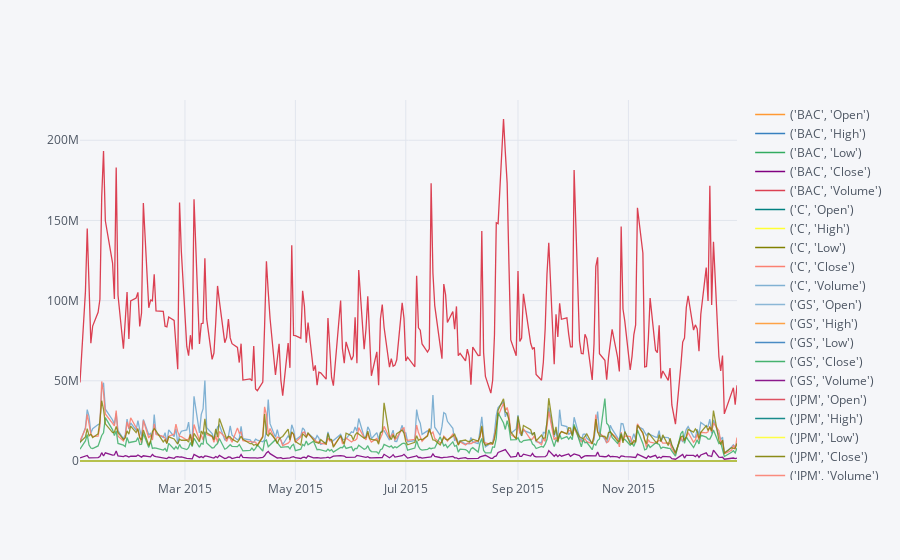

This figure's notebook cell:
### Markdown cell above
** Use .iplot(kind='candle) to create a candle plot of Bank of America's stock from Jan 1st 2015 to Jan 1st 2016.**

### Code cell
bank_stocks[((bank_stocks.index.year==2016) & (bank_stocks.index.month==1 ))|(bank_stocks.index.year==2015)].iplot()

### Figure 1 — Plotly figure (JSON) as saved in the notebook; plotly's stock layout.template omitted (floating-point values rounded to 4 significant figures; data arrays with more than 128 entries replaced by an {"elided": "..."} marker saying what was removed)
{"data": [{"line": {"color": "rgba(255, 153, 51, 1.0)", "dash": "solid", "shape": "linear", "width": 1.3}, "mode": "lines", "name": "('BAC', 'Open')", "text": "", "type": "scatter", "x": {"elided": "252 str values"}, "y": {"elided": "252 float values"}}, {"line": {"color": "rgba(55, 128, 191, 1.0)", "dash": "solid", "shape": "linear", "width": 1.3}, "mode": "lines", "name": "('BAC', 'High')", "text": "", "type": "scatter", "x": {"elided": "252 str values"}, "y": {"elided": "252 float values"}}, {"line": {"color": "rgba(50, 171, 96, 1.0)", "dash": "solid", "shape": "linear", "width": 1.3}, "mode": "lines", "name": "('BAC', 'Low')", "text": "", "type": "scatter", "x": {"elided": "252 str values"}, "y": {"elided": "252 float values"}}, {"line": {"color": "rgba(128, 0, 128, 1.0)", "dash": "solid", "shape": "linear", "width": 1.3}, "mode": "lines", "name": "('BAC', 'Close')", "text": "", "type": "scatter", "x": {"elided": "252 str values"}, "y": {"elided": "252 float values"}}, {"line": {"color": "rgba(219, 64, 82, 1.0)", "dash": "solid", "shape": "linear", "width": 1.3}, "mode": "lines", "name": "('BAC', 'Volume')", "text": "", "type": "scatter", "x": {"elided": "252 str values"}, "y": {"elided": "252 int values"}}, {"line": {"color": "rgba(0, 128, 128, 1.0)", "dash": "solid", "shape": "linear", "width": 1.3}, "mode": "lines", "name": "('C', 'Open')", "text": "", "type": "scatter", "x": {"elided": "252 str values"}, "y": {"elided": "252 float values"}}, {"line": {"color": "rgba(255, 255, 51, 1.0)", "dash": "solid", "shape": "linear", "width": 1.3}, "mode": "lines", "name": "('C', 'High')", "text": "", "type": "scatter", "x": {"elided": "252 str values"}, "y": {"elided": "252 float values"}}, {"line": {"color": "rgba(128, 128, 0, 1.0)", "dash": "solid", "shape": "linear", "width": 1.3}, "mode": "lines", "name": "('C', 'Low')", "text": "", "type": "scatter", "x": {"elided": "252 str values"}, "y": {"elided": "252 float values"}}, {"line": {"color": "rgba(251, 128, 114, 1.0)", "dash": "solid", "shape": "linear", "width": 1.3}, "mode": "lines", "name": "('C', 'Close')", "text": "", "type": "scatter", "x": {"elided": "252 str values"}, "y": {"elided": "252 float values"}}, {"line": {"color": "rgba(128, 177, 211, 1.0)", "dash": "solid", "shape": "linear", "width": 1.3}, "mode": "lines", "name": "('C', 'Volume')", "text": "", "type": "scatter", "x": {"elided": "252 str values"}, "y": {"elided": "252 int values"}}, {"line": {"color": "rgba(128, 177, 211, 0.8999999999999999)", "dash": "solid", "shape": "linear", "width": 1.3}, "mode": "lines", "name": "('GS', 'Open')", "text": "", "type": "scatter", "x": {"elided": "252 str values"}, "y": {"elided": "252 float values"}}, {"line": {"color": "rgba(255, 153, 51, 0.8999999999999999)", "dash": "solid", "shape": "linear", "width": 1.3}, "mode": "lines", "name": "('GS', 'High')", "text": "", "type": "scatter", "x": {"elided": "252 str values"}, "y": {"elided": "252 float values"}}, {"line": {"color": "rgba(55, 128, 191, 0.8999999999999999)", "dash": "solid", "shape": "linear", "width": 1.3}, "mode": "lines", "name": "('GS', 'Low')", "text": "", "type": "scatter", "x": {"elided": "252 str values"}, "y": {"elided": "252 float values"}}, {"line": {"color": "rgba(50, 171, 96, 0.8999999999999999)", "dash": "solid", "shape": "linear", "width": 1.3}, "mode": "lines", "name": "('GS', 'Close')", "text": "", "type": "scatter", "x": {"elided": "252 str values"}, "y": {"elided": "252 float values"}}, {"line": {"color": "rgba(128, 0, 128, 0.8999999999999999)", "dash": "solid", "shape": "linear", "width": 1.3}, "mode": "lines", "name": "('GS', 'Volume')", "text": "", "type": "scatter", "x": {"elided": "252 str values"}, "y": {"elided": "252 int values"}}, {"line": {"color": "rgba(219, 64, 82, 0.8999999999999999)", "dash": "solid", "shape": "linear", "width": 1.3}, "mode": "lines", "name": "('JPM', 'Open')", "text": "", "type": "scatter", "x": {"elided": "252 str values"}, "y": {"elided": "252 float values"}}, {"line": {"color": "rgba(0, 128, 128, 0.8999999999999999)", "dash": "solid", "shape": "linear", "width": 1.3}, "mode": "lines", "name": "('JPM', 'High')", "text": "", "type": "scatter", "x": {"elided": "252 str values"}, "y": {"elided": "252 float values"}}, {"line": {"color": "rgba(255, 255, 51, 0.8999999999999999)", "dash": "solid", "shape": "linear", "width": 1.3}, "mode": "lines", "name": "('JPM', 'Low')", "text": "", "type": "scatter", "x": {"elided": "252 str values"}, "y": {"elided": "252 float values"}}, {"line": {"color": "rgba(128, 128, 0, 0.8999999999999999)", "dash": "solid", "shape": "linear", "width": 1.3}, "mode": "lines", "name": "('JPM', 'Close')", "text": "", "type": "scatter", "x": {"elided": "252 str values"}, "y": {"elided": "252 float values"}}, {"line": {"color": "rgba(251, 128, 114, 0.8999999999999999)", "dash": "solid", "shape": "linear", "width": 1.3}, "mode": "lines", "name": "('JPM', 'Volume')", "text": "", "type": "scatter", "x": {"elided": "252 str values"}, "y": {"elided": "252 int values"}}, {"line": {"color": "rgba(251, 128, 114, 0.7999999999999998)", "dash": "solid", "shape": "linear", "width": 1.3}, "mode": "lines", "name": "('MS', 'Open')", "text": "", "type": "scatter", "x": {"elided": "252 str values"}, "y": {"elided": "252 float values"}}, {"line": {"color": "rgba(128, 177, 211, 0.7999999999999998)", "dash": "solid", "shape": "linear", "width": 1.3}, "mode": "lines", "name": "('MS', 'High')", "text": "", "type": "scatter", "x": {"elided": "252 str values"}, "y": {"elided": "252 float values"}}, {"line": {"color": "rgba(255, 153, 51, 0.7999999999999998)", "dash": "solid", "shape": "linear", "width": 1.3}, "mode": "lines", "name": "('MS', 'Low')", "text": "", "type": "scatter", "x": {"elided": "252 str values"}, "y": {"elided": "252 float values"}}, {"line": {"color": "rgba(55, 128, 191, 0.7999999999999998)", "dash": "solid", "shape": "linear", "width": 1.3}, "mode": "lines", "name": "('MS', 'Close')", "text": "", "type": "scatter", "x": {"elided": "252 str values"}, "y": {"elided": "252 float values"}}, {"line": {"color": "rgba(50, 171, 96, 0.7999999999999998)", "dash": "solid", "shape": "linear", "width": 1.3}, "mode": "lines", "name": "('MS', 'Volume')", "text": "", "type": "scatter", "x": {"elided": "252 str values"}, "y": {"elided": "252 int values"}}, {"line": {"color": "rgba(128, 0, 128, 0.7999999999999998)", "dash": "solid", "shape": "linear", "width": 1.3}, "mode": "lines", "name": "('WFC', 'Open')", "text": "", "type": "scatter", "x": {"elided": "252 str values"}, "y": {"elided": "252 float values"}}, {"line": {"color": "rgba(219, 64, 82, 0.7999999999999998)", "dash": "solid", "shape": "linear", "width": 1.3}, "mode": "lines", "name": "('WFC', 'High')", "text": "", "type": "scatter", "x": {"elided": "252 str values"}, "y": {"elided": "252 float values"}}, {"line": {"color": "rgba(0, 128, 128, 0.7999999999999998)", "dash": "solid", "shape": "linear", "width": 1.3}, "mode": "lines", "name": "('WFC', 'Low')", "text": "", "type": "scatter", "x": {"elided": "252 str values"}, "y": {"elided": "252 float values"}}, {"line": {"color": "rgba(255, 255, 51, 0.7999999999999998)", "dash": "solid", "shape": "linear", "width": 1.3}, "mode": "lines", "name": "('WFC', 'Close')", "text": "", "type": "scatter", "x": {"elided": "252 str values"}, "y": {"elided": "252 float values"}}, {"line": {"color": "rgba(128, 128, 0, 0.7999999999999998)", "dash": "solid", "shape": "linear", "width": 1.3}, "mode": "lines", "name": "('WFC', 'Volume')", "text": "", "type": "scatter", "x": {"elided": "252 str values"}, "y": {"elided": "252 int values"}}], "layout": {"legend": {"bgcolor": "#F5F6F9", "font": {"color": "#4D5663"}}, "paper_bgcolor": "#F5F6F9", "plot_bgcolor": "#F5F6F9", "title": {"font": {"color": "#4D5663"}}, "xaxis": {"gridcolor": "#E1E5ED", "showgrid": true, "tickfont": {"color": "#4D5663"}, "title": {"font": {"color": "#4D5663"}, "text": ""}, "zerolinecolor": "#E1E5ED"}, "yaxis": {"gridcolor": "#E1E5ED", "showgrid": true, "tickfont": {"color": "#4D5663"}, "title": {"font": {"color": "#4D5663"}, "text": ""}, "zerolinecolor": "#E1E5ED"}}}
